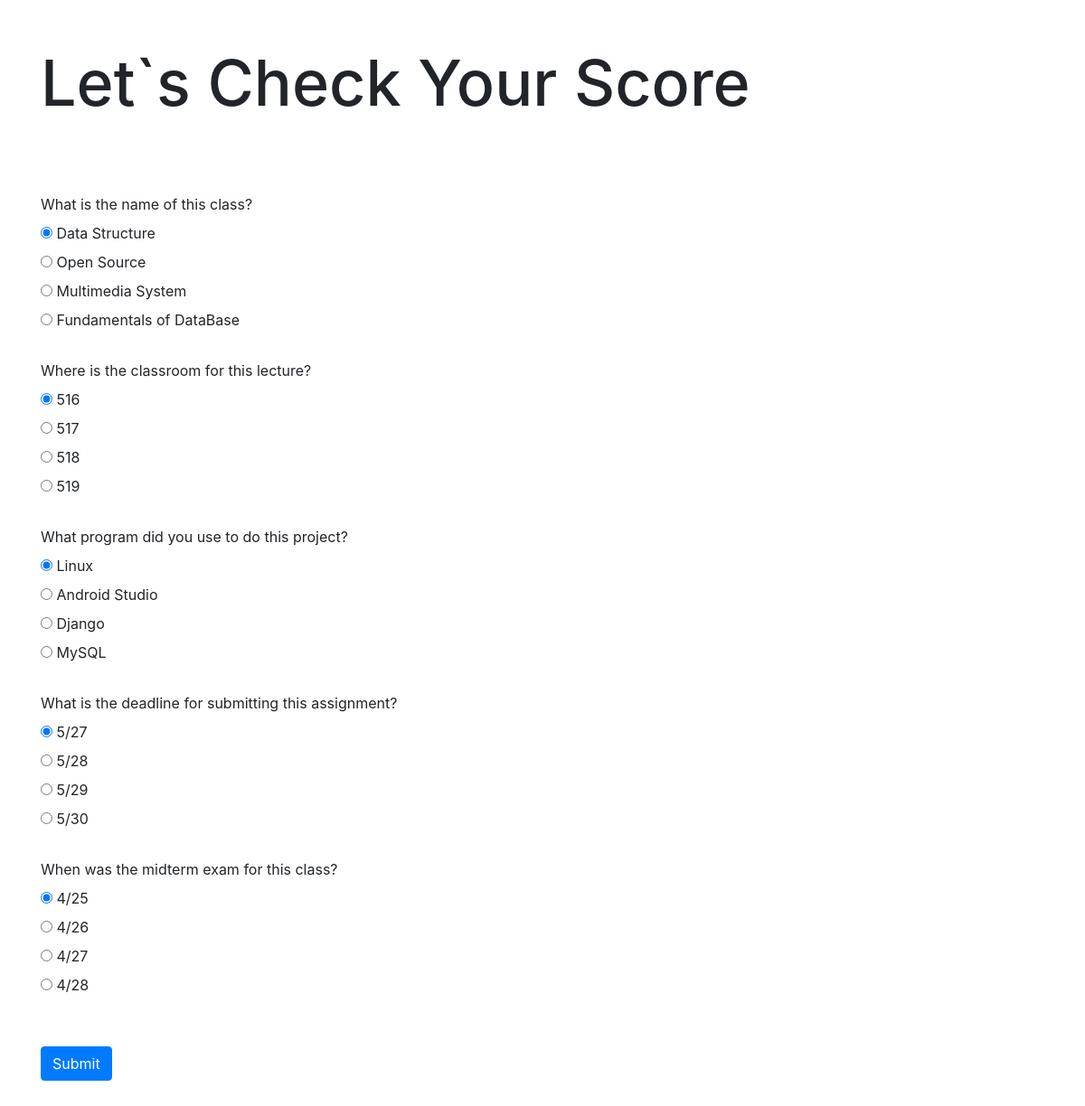
The page / on the database its author committed.
### Quiz/models.py (models this page shows, shortened)
class AddQuiz(models.Model):
    question = models.CharField(max_length=200,null=True)
    op1 = models.CharField(max_length=200,null=True)
    op2 = models.CharField(max_length=200,null=True)
    op3 = models.CharField(max_length=200,null=True)
    op4 = models.CharField(max_length=200,null=True)
    ans = models.CharField(max_length=200,null=True)

### Quiz/views.py (the view)
# urls.py: 2. Add a URL to urlpatterns:  path('', views.home, name='home')
def home(request):
    if request.method == 'POST':
        print(request.POST)
        questions=AddQuiz.objects.all()
        score=100
        wrong=0
        correct=0
        total=0
        for q in questions:
            total+=1
            print(request.POST.get(q.question))
            print(q.ans)
            print()
            if q.ans ==  request.POST.get(q.question):
                correct+=1
            else:
                score-=20
                wrong+=1
        percent = score/(total*10) *100
        context = {
            'score':score,
            'correct':correct,
            'wrong':wrong,
            'total':total
        }
        return render(request,'Quiz/result.html',context)
    else:
        questions=AddQuiz.objects.all()
        context = {
            'questions':questions
        }
        return render(request,'Quiz/home.html',context)

### Quiz/templates/Quiz/home.html (shortened to what this page needs)
{% extends 'Quiz/base.html' %}
{% block content %}
{% load static %}
<div class="container ">
<h1 style="margin-top: 50px; font-size: 70px;">Let`s Check Your Score</h1><br><br><br>
 <form method='post' action=''>
    {% for q  in questions%}
    <div class="quiz">
      <label for="question">{{q.question}}</label>
    </div>
    <div class="answer">
        <div class="check">
            <input class="input" type="radio" name="{{q.question}}" id="gridRadios1" value="1" checked>
            <label class="label" for="gridRadios1">
                {{q.op1}}
            </label>
        </div>
        <div class="check">
            <input class="input" type="radio" name="{{q.question}}" id="gridRadios2" value="2">
            <label class="label" for="gridRadios2">
                {{q.op2}}
            </label>
        </div>
        <div class="check">
            <input class="input" type="radio" name="{{q.question}}" id="gridRadios1" value="3">
            <label class="label" for="gridRadios1">
                {{q.op3}}
            </label>
        </div>
        <div class="check">
            <input class="input" type="radio" name="{{q.question}}" id="gridRadios2" value="4">
            <label class="label" for="gridRadios2">
                {{q.op4}}
            </label>
        </div>
        <br>
    </div>
    {% endfor %}
    <br>
    <button type="submit" class="btn btn-primary">Submit</button>
  </form>
</div>
{% endblock %}

### Quiz/templates/Quiz/base.html (shortened to what this page needs)
{% load static %}
<html>
    <head>
        <link rel="stylesheet" href="https://stackpath.bootstrapcdn.com/bootstrap/4.5.0/css/bootstrap.min.css">
    </head>
    <body>
        {% block content %}
        {% endblock %}
        <br>
    </body>
</html>

### rows shown on the page
AddQuiz: question "What is the name of this class?", op1 "Data Structure", op2 "Open Source", op3 "Multimedia System", op4 "Fundamentals of DataBase"
AddQuiz: question "Where is the classroom for this lecture?", op1 "516", op2 "517", op3 "518", op4 "519"
AddQuiz: question "What program did you use to do this project?", op1 "Linux", op2 "Android Studio", op3 "Django", op4 "MySQL"
AddQuiz: question "What is the deadline for submitting this assignment?", op1 "5/27", op2 "5/28", op3 "5/29", op4 "5/30"
AddQuiz: question "When was the midterm exam for this class?", op1 "4/25", op2 "4/26", op3 "4/27", op4 "4/28"
